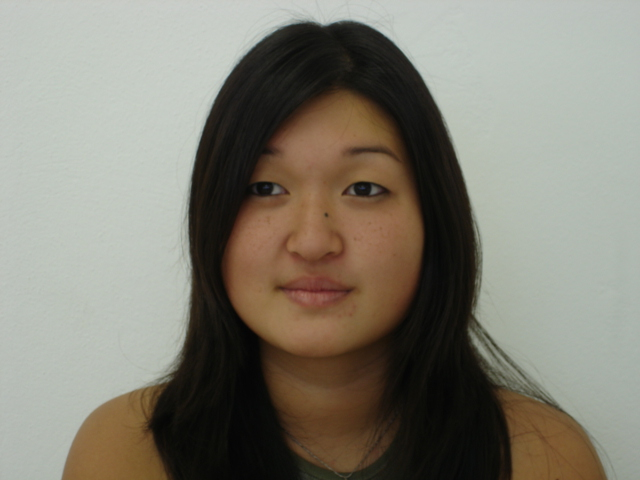
%> input picture FaceRecognitionSystem/Training Set/155/155-05.jpg, 640 x 480 px; its folder holds only this picture in this run
$ octave HOGFeatureTesting.m   (GNU Octave 9; MATLAB toolbox functions it lacks are replaced by stand-ins)
%> lines starting %> are read from the running program, lines starting %| are printed output that depends on the picture

% [11 lines of commented-out code are left out]

statsMatrix_FaceHeight=[];
statsMatrix_LeftEyeWidth=[];
statsMatrix_RightEyeWidth=[];
statsMatrix_LeftEye_To_Nose_Distance=[];
statsMatrix_RightEye_To_Nose_Distance=[];
statsMatrix_Nose_To_Mouth_Distance=[];
statsMatrix_LeftEye_Mouth=[];
statsMatrix_RightEye_Mouth=[];
statsMatrix=[];
statsMatrixAll=[];

% Define a starting folder.
start_path = fullfile('E:\FaceRecognitionProject\FaceRecognitionSystem\Training Set');
% Ask user to confirm or change.
topLevelFolder = uigetdir(start_path);
%> the answer given: Training Set/155
if topLevelFolder == 0
	return;
end
% Get list of all subfolders.
allSubFolders = genpath(topLevelFolder);
% Parse into a cell array.
remain = allSubFolders;
listOfFolderNames = {};
while true
	[singleSubFolder, remain] = strtok(remain, ';');
	if isempty(singleSubFolder)
		break;
	end
	listOfFolderNames = [listOfFolderNames singleSubFolder];
end
numberOfFolders= length(listOfFolderNames);

% Process all image files in those folders.
for k = 1 : numberOfFolders
	% Get this folder and print it out.
	thisFolder = listOfFolderNames{k};

	% Get JPG files.
	filePattern = sprintf('%s/*.jpg', thisFolder);
	baseFileNames = dir(filePattern);
	numberOfImageFiles = length(baseFileNames);
	% Now we have a list of all files in this folder.

	if numberOfImageFiles >= 1
		% Go through all those image files.
		for f = 1 : numberOfImageFiles
			fullFileName = fullfile(thisFolder, baseFileNames(f).name);


            img=imread(fullFileName);
%> img is the input picture: size 480x640x3 uint8; mean R, G, B 130.5, 126.9, 115.1

imgGray=rgb2gray(img);
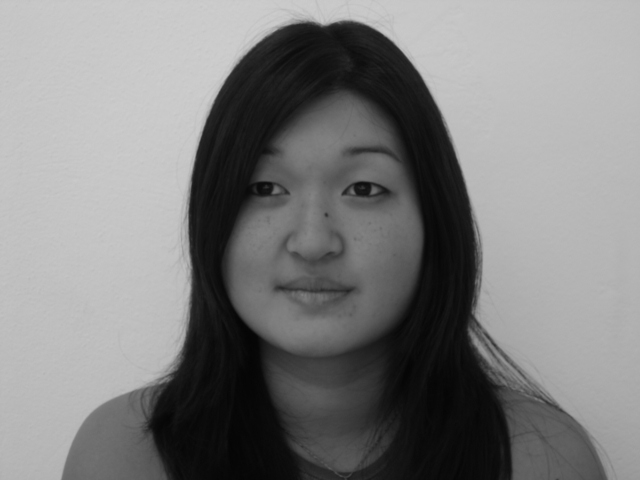
%> imgGray: size 480x640 uint8; min 4, max 207, mean 126.7
imgresize=imresize(imgGray, [480, 480]);
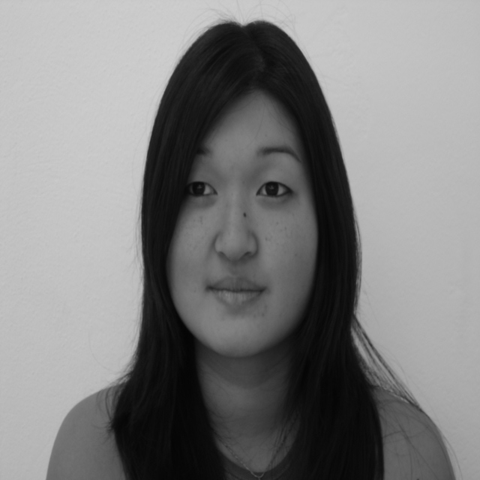
%> imgresize: size 480x480 uint8; min 4, max 207, mean 126.7
ImgNoiseRemoval=medfilt2(imgresize);
FaceDetector=vision.CascadeObjectDetector('FrontalFaceCART');
bboxFace=step(FaceDetector, ImgNoiseRemoval);
%> bboxFace = [136 119 206 206]
IFace=insertObjectAnnotation(ImgNoiseRemoval, 'rectangle', bboxFace, 'Face');
IFaceCropped=imcrop(ImgNoiseRemoval, [bboxFace(1) bboxFace(2) bboxFace(3) bboxFace(4)]);
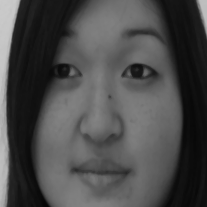
%> IFaceCropped: size 207x207 uint8; min 6, max 202, mean 75.2

LeftEyeDetector=vision.CascadeObjectDetector('LeftEye');
%LeftEyeDetector.MergeThreshold=70;
ImgLeftEye=IFaceCropped;
%> (the run ends here)

$ run again, on FaceRecognitionSystem/Training Set/258/258 (9).jpg
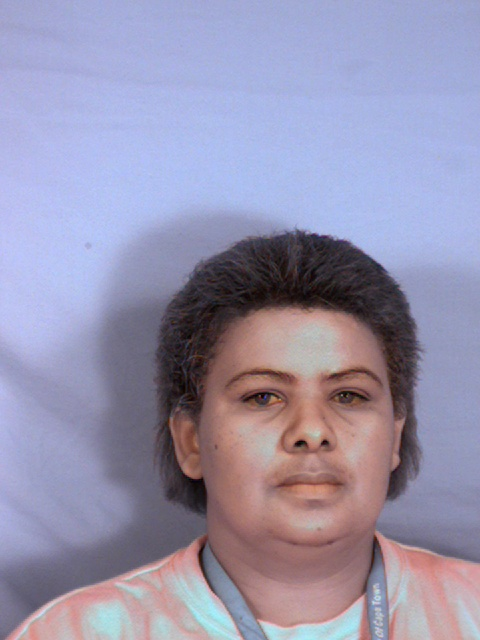
%> input picture FaceRecognitionSystem/Training Set/258/258 (9).jpg, 480 x 640 px
%> img is the input picture: size 640x480x3 uint8; mean R, G, B 152.2, 147.6, 173.9
%> `imgresize=imresize(imgGray, [480, 480]);`:
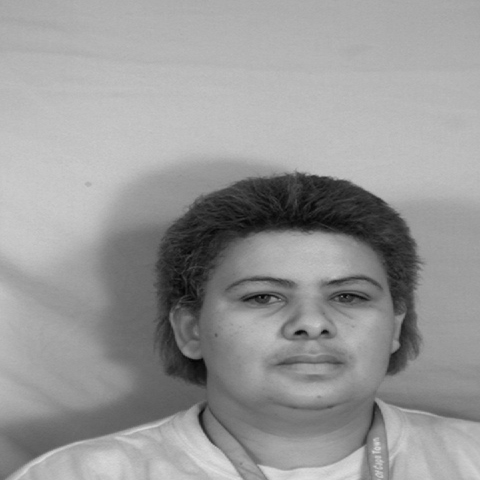
%> imgresize: size 480x480 uint8; min 5, max 223, mean 152
%> bboxFace = [209 223 197 197]
%> `IFaceCropped=imcrop(ImgNoiseRemoval, [bboxFace(1) bboxFace(2) bboxFace..`:
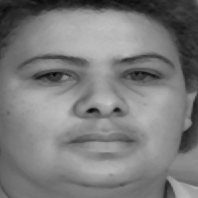
%> IFaceCropped: size 198x198 uint8; min 11, max 194, mean 123.6

$ run again, on FaceRecognitionSystem/Training Set/260/i009sa-mn.jpg
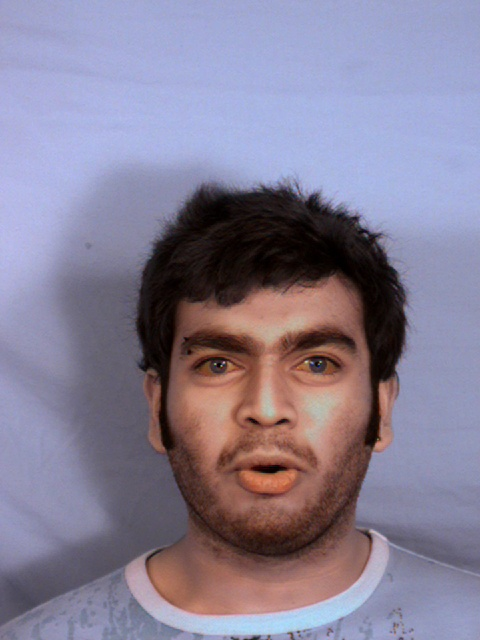
%> input picture FaceRecognitionSystem/Training Set/260/i009sa-mn.jpg, 480 x 640 px
%> img is the input picture: size 640x480x3 uint8; mean R, G, B 135.2, 127.6, 149.4
%> `imgresize=imresize(imgGray, [480, 480]);`:
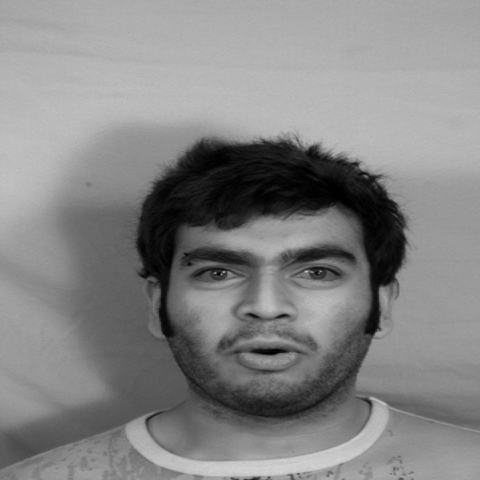
%> imgresize: size 480x480 uint8; min 0, max 212, mean 132.4
%> bboxFace = [161 189 213 213]
%> `IFaceCropped=imcrop(ImgNoiseRemoval, [bboxFace(1) bboxFace(2) bboxFace..`:
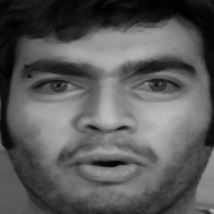
%> IFaceCropped: size 214x214 uint8; min 0, max 190, mean 89.9

$ run again, on FaceRecognitionSystem/Training Set/269/269 (10).jpg
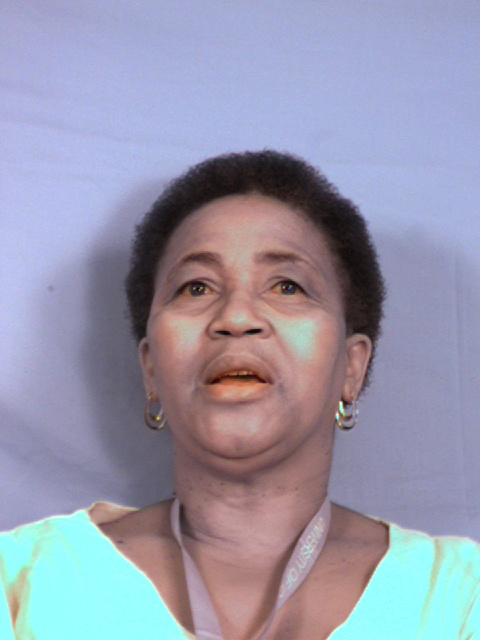
%> input picture FaceRecognitionSystem/Training Set/269/269 (10).jpg, 480 x 640 px
%> img is the input picture: size 640x480x3 uint8; mean R, G, B 151.7, 151.8, 171.9
%> `imgresize=imresize(imgGray, [480, 480]);`:
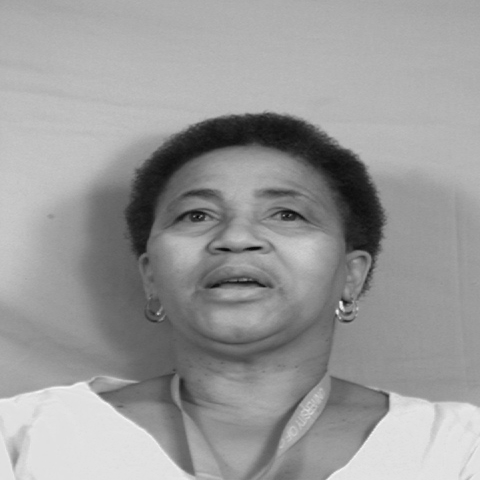
%> imgresize: size 480x480 uint8; min 7, max 244, mean 154.1
%> bboxFace = [130 126 227 227]
%> `IFaceCropped=imcrop(ImgNoiseRemoval, [bboxFace(1) bboxFace(2) bboxFace..`:
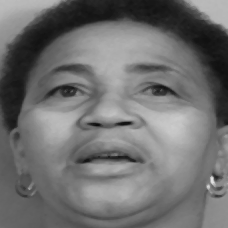
%> IFaceCropped: size 228x228 uint8; min 13, max 225, mean 111.6
